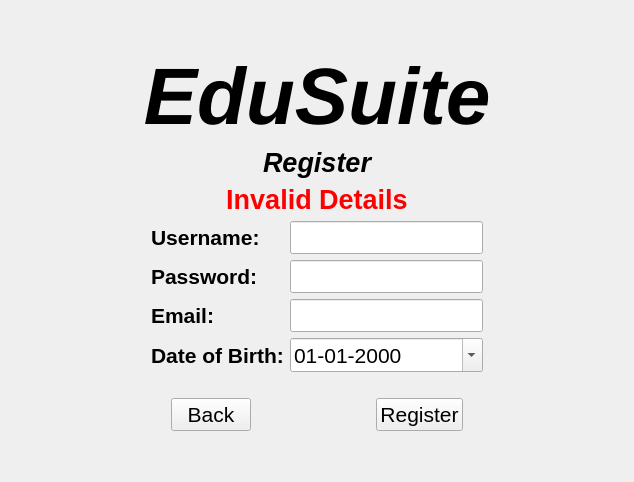
         <widget class="QWidget" name="guif_register">
          <layout class="QGridLayout" name="gridLayout_7">
           <item row="1" column="1">
            <layout class="QGridLayout" name="guif_rm_grid">
             <item row="4" column="0">
              <spacer name="verticalSpacer_13">
               <property name="orientation">
                <enum>Qt::Vertical</enum>
               </property>
               <property name="sizeType">
                <enum>QSizePolicy::Fixed</enum>
               </property>
               <property name="sizeHint" stdset="0">
                <size>
                 <width>20</width>
                 <height>20</height>
                </size>
               </property>
              </spacer>
             </item>
             <item row="1" column="0">
              <widget class="QLabel" name="guif_rm_title_reg">
               <property name="font">
                <font>
                 <pointsize>20</pointsize>
                 <weight>75</weight>
                 <italic>true</italic>
                 <bold>true</bold>
                </font>
               </property>
               <property name="text">
                <string>Register</string>
               </property>
               <property name="alignment">
                <set>Qt::AlignCenter</set>
               </property>
              </widget>
             </item>
             <item row="0" column="0">
              <widget class="QLabel" name="guif_rm_title">
               <property name="font">
                <font>
                 <pointsize>60</pointsize>
                 <weight>75</weight>
                 <italic>true</italic>
                 <bold>true</bold>
                </font>
               </property>
               <property name="text">
                <string>EduSuite</string>
               </property>
               <property name="alignment">
                <set>Qt::AlignCenter</set>
               </property>
              </widget>
             </item>
             <item row="3" column="0">
              <layout class="QHBoxLayout" name="horizontalLayout_2">
               <item>
                <layout class="QGridLayout" name="gridLayout_4">
                 <item row="0" column="3">
                  <spacer name="horizontalSpacer_19">
                   <property name="orientation">
                    <enum>Qt::Horizontal</enum>
                   </property>
                   <property name="sizeType">
                    <enum>QSizePolicy::Fixed</enum>
                   </property>
                   <property name="sizeHint" stdset="0">
                    <size>
                     <width>100</width>
                     <height>20</height>
                    </size>
                   </property>
                  </spacer>
                 </item>
                 <item row="0" column="2">
                  <widget class="QLineEdit" name="guif_rm_input_user">
                   <property name="font">
                    <font>
                     <pointsize>16</pointsize>
                    </font>
                   </property>
                   <property name="maxLength">
                    <number>100</number>
                   </property>
                  </widget>
                 </item>
                 <item row="0" column="1">
                  <widget class="QLabel" name="guif_rm_label_user">
                   <property name="font">
                    <font>
                     <pointsize>16</pointsize>
                     <weight>75</weight>
                     <bold>true</bold>
                    </font>
                   </property>
                   <property name="text">
                    <string>Username:</string>
                   </property>
                  </widget>
                 </item>
                 <item row="0" column="0">
                  <spacer name="horizontalSpacer_18">
                   <property name="orientation">
                    <enum>Qt::Horizontal</enum>
                   </property>
                   <property name="sizeType">
                    <enum>QSizePolicy::Fixed</enum>
                   </property>
                   <property name="sizeHint" stdset="0">
                    <size>
                     <width>100</width>
                     <height>20</height>
                    </size>
                   </property>
                  </spacer>
                 </item>
                 <item row="1" column="2">
                  <widget class="QLineEdit" name="guif_rm_input_pass">
                   <property name="font">
                    <font>
                     <pointsize>16</pointsize>
                     <weight>50</weight>
                     <italic>false</italic>
                     <bold>false</bold>
                    </font>
                   </property>
                   <property name="maxLength">
                    <number>100</number>
                   </property>
                   <property name="readOnly">
                    <bool>false</bool>
                   </property>
                  </widget>
                 </item>
                 <item row="1" column="1">
                  <widget class="QLabel" name="guif_rm_label_pass">
                   <property name="font">
                    <font>
                     <pointsize>16</pointsize>
                     <weight>75</weight>
                     <bold>true</bold>
                    </font>
                   </property>
                   <property name="text">
                    <string>Password:</string>
                   </property>
                  </widget>
                 </item>
                 <item row="2" column="1">
                  <widget class="QLabel" name="guif_rm_label_email">
                   <property name="font">
                    <font>
                     <pointsize>16</pointsize>
                     <weight>75</weight>
                     <bold>true</bold>
                    </font>
                   </property>
                   <property name="text">
                    <string>Email:</string>
                   </property>
                  </widget>
                 </item>
                 <item row="2" column="2">
                  <widget class="QLineEdit" name="guif_rm_input_email">
                   <property name="font">
                    <font>
                     <pointsize>16</pointsize>
                    </font>
                   </property>
                   <property name="maxLength">
                    <number>100</number>
                   </property>
                  </widget>
                 </item>
                 <item row="3" column="1">
                  <widget class="QLabel" name="guif_rm_label_dob">
                   <property name="font">
                    <font>
                     <pointsize>16</pointsize>
                     <weight>75</weight>
                     <bold>true</bold>
                    </font>
                   </property>
                   <property name="text">
                    <string>Date of Birth:</string>
                   </property>
                  </widget>
                 </item>
                 <item row="3" column="2">
                  <widget class="QDateEdit" name="guif_rm_input_date">
                   <property name="font">
                    <font>
                     <pointsize>16</pointsize>
                    </font>
                   </property>
                   <property name="displayFormat">
                    <string>dd-MM-yyyy</string>
                   </property>
                   <property name="calendarPopup">
                    <bool>true</bool>
                   </property>
                  </widget>
                 </item>
                </layout>
               </item>
              </layout>
             </item>
             <item row="5" column="0">
              <layout class="QHBoxLayout" name="horizontalLayout_3">
               <item>
                <spacer name="horizontalSpacer_20">
                 <property name="orientation">
                  <enum>Qt::Horizontal</enum>
                 </property>
                 <property name="sizeHint" stdset="0">
                  <size>
                   <width>40</width>
                   <height>20</height>
                  </size>
                 </property>
                </spacer>
               </item>
               <item>
                <widget class="QPushButton" name="guif_rm_btn_back">
                 <property name="font">
                  <font>
                   <pointsize>16</pointsize>
                   <weight>50</weight>
                   <bold>false</bold>
                  </font>
                 </property>
                 <property name="text">
                  <string>Back</string>
                 </property>
                </widget>
               </item>
               <item>
                <spacer name="horizontalSpacer_22">
                 <property name="orientation">
                  <enum>Qt::Horizontal</enum>
                 </property>
                 <property name="sizeHint" stdset="0">
                  <size>
                   <width>40</width>
                   <height>20</height>
                  </size>
                 </property>
                </spacer>
               </item>
               <item>
                <widget class="QPushButton" name="guif_rm_btn_reg">
                 <property name="font">
                  <font>
                   <pointsize>16</pointsize>
                  </font>
                 </property>
                 <property name="text">
                  <string>Register</string>
                 </property>
                </widget>
               </item>
               <item>
                <spacer name="horizontalSpacer_21">
                 <property name="orientation">
                  <enum>Qt::Horizontal</enum>
                 </property>
                 <property name="sizeHint" stdset="0">
                  <size>
                   <width>40</width>
                   <height>20</height>
                  </size>
                 </property>
                </spacer>
               </item>
              </layout>
             </item>
             <item row="2" column="0">
              <widget class="QLabel" name="guif_rm_label_invalid">
               <property name="enabled">
                <bool>false</bool>
               </property>
               <property name="font">
                <font>
                 <pointsize>20</pointsize>
                 <weight>75</weight>
                 <bold>true</bold>
                </font>
               </property>
               <property name="styleSheet">
                <string notr="true">color: rgb(255, 0, 0);</string>
               </property>
               <property name="text">
                <string>Invalid Details</string>
               </property>
               <property name="alignment">
                <set>Qt::AlignCenter</set>
               </property>
              </widget>
             </item>
            </layout>
           </item>
           <item row="2" column="1">
            <spacer name="verticalSpacer_15">
             <property name="orientation">
              <enum>Qt::Vertical</enum>
             </property>
             <property name="sizeHint" stdset="0">
              <size>
               <width>20</width>
               <height>40</height>
              </size>
             </property>
            </spacer>
           </item>
           <item row="1" column="0">
            <spacer name="horizontalSpacer_23">
             <property name="orientation">
              <enum>Qt::Horizontal</enum>
             </property>
             <property name="sizeHint" stdset="0">
              <size>
               <width>40</width>
               <height>20</height>
              </size>
             </property>
            </spacer>
           </item>
           <item row="0" column="1">
            <spacer name="verticalSpacer_14">
             <property name="orientation">
              <enum>Qt::Vertical</enum>
             </property>
             <property name="sizeHint" stdset="0">
              <size>
               <width>20</width>
               <height>40</height>
              </size>
             </property>
            </spacer>
           </item>
           <item row="1" column="2">
            <spacer name="horizontalSpacer_24">
             <property name="orientation">
              <enum>Qt::Horizontal</enum>
             </property>
             <property name="sizeHint" stdset="0">
              <size>
               <width>40</width>
               <height>20</height>
              </size>
             </property>
            </spacer>
           </item>
          </layout>
         </widget>
